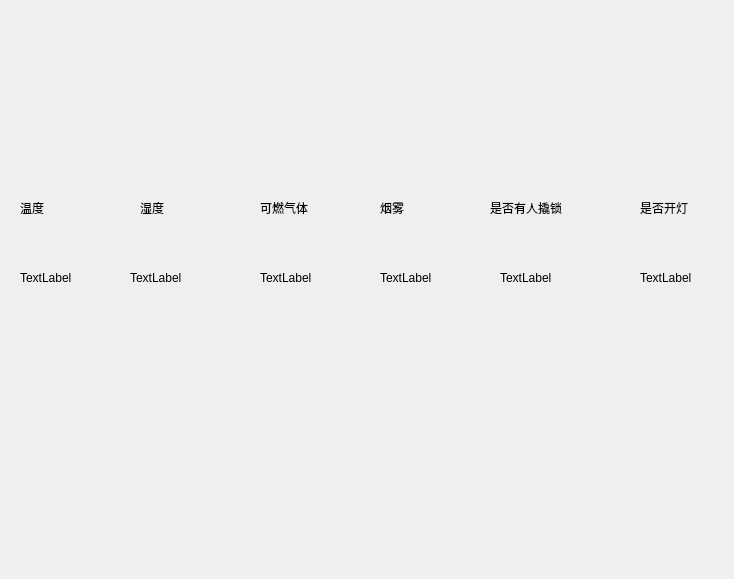
<?xml version="1.0" encoding="UTF-8"?>
<ui version="4.0">
 <class>YQChart</class>
 <widget class="QWidget" name="YQChart">
  <property name="geometry">
   <rect>
    <x>0</x>
    <y>0</y>
    <width>734</width>
    <height>579</height>
   </rect>
  </property>
  <property name="windowTitle">
   <string>YQChart</string>
  </property>
  <widget class="QLabel" name="label">
   <property name="geometry">
    <rect>
     <x>20</x>
     <y>200</y>
     <width>72</width>
     <height>15</height>
    </rect>
   </property>
   <property name="text">
    <string>温度</string>
   </property>
  </widget>
  <widget class="QLabel" name="label_2">
   <property name="geometry">
    <rect>
     <x>140</x>
     <y>200</y>
     <width>72</width>
     <height>15</height>
    </rect>
   </property>
   <property name="text">
    <string>湿度</string>
   </property>
  </widget>
  <widget class="QLabel" name="label_3">
   <property name="geometry">
    <rect>
     <x>260</x>
     <y>200</y>
     <width>72</width>
     <height>15</height>
    </rect>
   </property>
   <property name="text">
    <string>可燃气体</string>
   </property>
  </widget>
  <widget class="QLabel" name="label_4">
   <property name="geometry">
    <rect>
     <x>380</x>
     <y>200</y>
     <width>72</width>
     <height>15</height>
    </rect>
   </property>
   <property name="text">
    <string>烟雾</string>
   </property>
  </widget>
  <widget class="QLabel" name="label_5">
   <property name="geometry">
    <rect>
     <x>490</x>
     <y>200</y>
     <width>101</width>
     <height>16</height>
    </rect>
   </property>
   <property name="text">
    <string>是否有人撬锁</string>
   </property>
  </widget>
  <widget class="QLabel" name="label_6">
   <property name="geometry">
    <rect>
     <x>640</x>
     <y>200</y>
     <width>72</width>
     <height>15</height>
    </rect>
   </property>
   <property name="text">
    <string>是否开灯</string>
   </property>
  </widget>
  <widget class="QLabel" name="label_7">
   <property name="geometry">
    <rect>
     <x>20</x>
     <y>270</y>
     <width>72</width>
     <height>15</height>
    </rect>
   </property>
   <property name="text">
    <string>TextLabel</string>
   </property>
  </widget>
  <widget class="QLabel" name="label_8">
   <property name="geometry">
    <rect>
     <x>130</x>
     <y>270</y>
     <width>72</width>
     <height>16</height>
    </rect>
   </property>
   <property name="text">
    <string>TextLabel</string>
   </property>
  </widget>
  <widget class="QLabel" name="label_9">
   <property name="geometry">
    <rect>
     <x>260</x>
     <y>270</y>
     <width>72</width>
     <height>15</height>
    </rect>
   </property>
   <property name="text">
    <string>TextLabel</string>
   </property>
  </widget>
  <widget class="QLabel" name="label_10">
   <property name="geometry">
    <rect>
     <x>380</x>
     <y>270</y>
     <width>72</width>
     <height>15</height>
    </rect>
   </property>
   <property name="text">
    <string>TextLabel</string>
   </property>
  </widget>
  <widget class="QLabel" name="label_11">
   <property name="geometry">
    <rect>
     <x>500</x>
     <y>270</y>
     <width>72</width>
     <height>15</height>
    </rect>
   </property>
   <property name="text">
    <string>TextLabel</string>
   </property>
  </widget>
  <widget class="QLabel" name="label_12">
   <property name="geometry">
    <rect>
     <x>640</x>
     <y>270</y>
     <width>72</width>
     <height>15</height>
    </rect>
   </property>
   <property name="text">
    <string>TextLabel</string>
   </property>
  </widget>
 </widget>
 <layoutdefault spacing="6" margin="11"/>
 <resources/>
 <connections/>
 <slots>
  <slot>YQDraw()</slot>
 </slots>
</ui>
